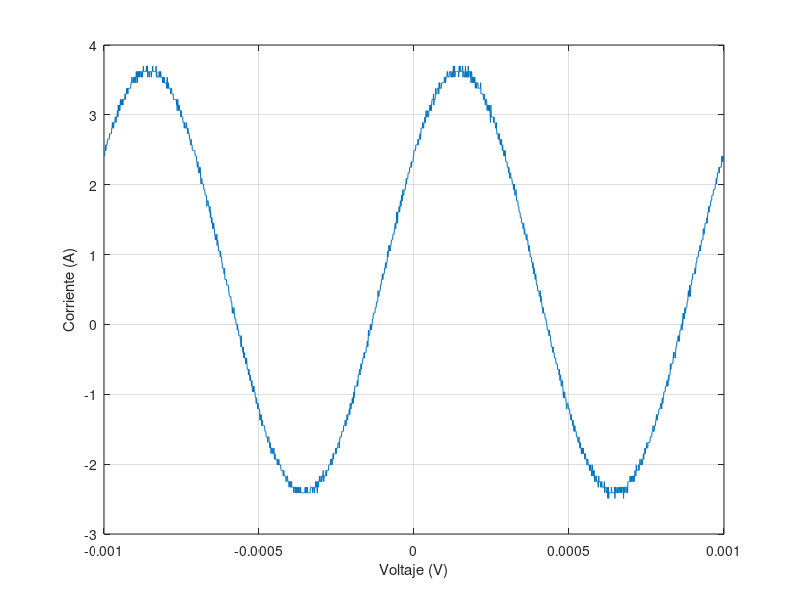

Write MATLAB code to recreate this figure.
t=[-1.00E-03
-9.99E-04
-9.98E-04
-9.97E-04
-9.96E-04
-9.95E-04
-9.94E-04
-9.93E-04
-9.92E-04
-9.91E-04
-9.90E-04
-9.89E-04
-9.88E-04
-9.87E-04
-9.86E-04
-9.85E-04
-9.84E-04
-9.83E-04
-9.82E-04
-9.81E-04
-9.80E-04
-9.79E-04
-9.78E-04
-9.77E-04
-9.76E-04
-9.75E-04
-9.74E-04
-9.73E-04
-9.72E-04
-9.71E-04
-9.70E-04
-9.69E-04
-9.68E-04
-9.67E-04
-9.66E-04
-9.65E-04
-9.64E-04
-9.63E-04
-9.62E-04
-9.61E-04
-9.60E-04
-9.59E-04
-9.58E-04
-9.57E-04
-9.56E-04
-9.55E-04
-9.54E-04
-9.53E-04
-9.52E-04
-9.51E-04
-9.50E-04
-9.49E-04
-9.48E-04
-9.47E-04
-9.46E-04
-9.45E-04
-9.44E-04
-9.43E-04
-9.42E-04
-9.41E-04
-9.40E-04
-9.39E-04
-9.38E-04
-9.37E-04
-9.36E-04
-9.35E-04
-9.34E-04
-9.33E-04
-9.32E-04
-9.31E-04
-9.30E-04
-9.29E-04
-9.28E-04
-9.27E-04
-9.26E-04
-9.25E-04
-9.24E-04
-9.23E-04
-9.22E-04
-9.21E-04
-9.20E-04
-9.19E-04
-9.18E-04
-9.17E-04
-9.16E-04
-9.15E-04
-9.14E-04
-9.13E-04
-9.12E-04
-9.11E-04
-9.10E-04
-9.09E-04
-9.08E-04
-9.07E-04
-9.06E-04
-9.05E-04
-9.04E-04
-9.03E-04
-9.02E-04
-9.01E-04
-9.00E-04
-8.99E-04
-8.98E-04
-8.97E-04
-8.96E-04
-8.95E-04
-8.94E-04
-8.93E-04
-8.92E-04
-8.91E-04
-8.90E-04
-8.89E-04
-8.88E-04
-8.87E-04
-8.86E-04
-8.85E-04
-8.84E-04
-8.83E-04
-8.82E-04
-8.81E-04
-8.80E-04
-8.79E-04
-8.78E-04
-8.77E-04
-8.76E-04
-8.75E-04
-8.74E-04
-8.73E-04
-8.72E-04
-8.71E-04
-8.70E-04
-8.69E-04
-8.68E-04
-8.67E-04
-8.66E-04
-8.65E-04
-8.64E-04
-8.63E-04
-8.62E-04
-8.61E-04
-8.60E-04
-8.59E-04
-8.58E-04
-8.57E-04
-8.56E-04
-8.55E-04
-8.54E-04
-8.53E-04
-8.52E-04
-8.51E-04
-8.50E-04
-8.49E-04
-8.48E-04
-8.47E-04
-8.46E-04
-8.45E-04
-8.44E-04
-8.43E-04
-8.42E-04
-8.41E-04
-8.40E-04
-8.39E-04
-8.38E-04
-8.37E-04
-8.36E-04
-8.35E-04
-8.34E-04
-8.33E-04
-8.32E-04
-8.31E-04
-8.30E-04
-8.29E-04
-8.28E-04
-8.27E-04
-8.26E-04
-8.25E-04
-8.24E-04
-8.23E-04
-8.22E-04
-8.21E-04
-8.20E-04
-8.19E-04
-8.18E-04
-8.17E-04
-8.16E-04
-8.15E-04
-8.14E-04
-8.13E-04
-8.12E-04
-8.11E-04
-8.10E-04
-8.09E-04
-8.08E-04
-8.07E-04
-8.06E-04
-8.05E-04
-8.04E-04
-8.03E-04
-8.02E-04
-8.01E-04
-8.00E-04
-7.99E-04
-7.98E-04
-7.97E-04
-7.96E-04
-7.95E-04
-7.94E-04
-7.93E-04
-7.92E-04
-7.91E-04
-7.90E-04
-7.89E-04
-7.88E-04
-7.87E-04
-7.86E-04
-7.85E-04
-7.84E-04
-7.83E-04
-7.82E-04
-7.81E-04
-7.80E-04
-7.79E-04
-7.78E-04
-7.77E-04
-7.76E-04
-7.75E-04
-7.74E-04
-7.73E-04
-7.72E-04
-7.71E-04
-7.70E-04
-7.69E-04
-7.68E-04
-7.67E-04
-7.66E-04
-7.65E-04
-7.64E-04
-7.63E-04
-7.62E-04
-7.61E-04
-7.60E-04
-7.59E-04
-7.58E-04
-7.57E-04
-7.56E-04
-7.55E-04
-7.54E-04
-7.53E-04
-7.52E-04
-7.51E-04
-7.50E-04
-7.49E-04
-7.48E-04
-7.47E-04
-7.46E-04
-7.45E-04
-7.44E-04
-7.43E-04
-7.42E-04
-7.41E-04
-7.40E-04
-7.39E-04
-7.38E-04
-7.37E-04
-7.36E-04
-7.35E-04
-7.34E-04
-7.33E-04
-7.32E-04
-7.31E-04
-7.30E-04
-7.29E-04
-7.28E-04
-7.27E-04
-7.26E-04
-7.25E-04
-7.24E-04
-7.23E-04
-7.22E-04
-7.21E-04
-7.20E-04
-7.19E-04
-7.18E-04
-7.17E-04
-7.16E-04
-7.15E-04
-7.14E-04
-7.13E-04
-7.12E-04
-7.11E-04
-7.10E-04
-7.09E-04
-7.08E-04
-7.07E-04
-7.06E-04
-7.05E-04
-7.04E-04
-7.03E-04
-7.02E-04
-7.01E-04
-7.00E-04
-6.99E-04
-6.98E-04
-6.97E-04
-6.96E-04
-6.95E-04
-6.94E-04
-6.93E-04
-6.92E-04
-6.91E-04
-6.90E-04
-6.89E-04
-6.88E-04
-6.87E-04
-6.86E-04
-6.85E-04
-6.84E-04
-6.83E-04
-6.82E-04
-6.81E-04
-6.80E-04
-6.79E-04
-6.78E-04
-6.77E-04
-6.76E-04
-6.75E-04
-6.74E-04
-6.73E-04
-6.72E-04
-6.71E-04
-6.70E-04
-6.69E-04
-6.68E-04
-6.67E-04
-6.66E-04
-6.65E-04
-6.64E-04
-6.63E-04
-6.62E-04
-6.61E-04
-6.60E-04
-6.59E-04
-6.58E-04
-6.57E-04
-6.56E-04
-6.55E-04
-6.54E-04
-6.53E-04
-6.52E-04
-6.51E-04
-6.50E-04
-6.49E-04
-6.48E-04
-6.47E-04
-6.46E-04
-6.45E-04
-6.44E-04
-6.43E-04
-6.42E-04
-6.41E-04
-6.40E-04
-6.39E-04
-6.38E-04
-6.37E-04
-6.36E-04
-6.35E-04
-6.34E-04
-6.33E-04
-6.32E-04
-6.31E-04
-6.30E-04
-6.29E-04
-6.28E-04
-6.27E-04
-6.26E-04
-6.25E-04
-6.24E-04
-6.23E-04
-6.22E-04
-6.21E-04
-6.20E-04
-6.19E-04
-6.18E-04
-6.17E-04
-6.16E-04
-6.15E-04
-6.14E-04
-6.13E-04
-6.12E-04
-6.11E-04
-6.10E-04
-6.09E-04
-6.08E-04
-6.07E-04
-6.06E-04
-6.05E-04
-6.04E-04
-6.03E-04
-6.02E-04
-6.01E-04
-6.00E-04
-5.99E-04
-5.98E-04
-5.97E-04
-5.96E-04
-5.95E-04
-5.94E-04
-5.93E-04
-5.92E-04
-5.91E-04
-5.90E-04
-5.89E-04
-5.88E-04
-5.87E-04
-5.86E-04
-5.85E-04
-5.84E-04
-5.83E-04
-5.82E-04
-5.81E-04
-5.80E-04
-5.79E-04
-5.78E-04
-5.77E-04
-5.76E-04
-5.75E-04
-5.74E-04
-5.73E-04
-5.72E-04
-5.71E-04
-5.70E-04
-5.69E-04
-5.68E-04
-5.67E-04
-5.66E-04
-5.65E-04
-5.64E-04
-5.63E-04
-5.62E-04
-5.61E-04
-5.60E-04
-5.59E-04
-5.58E-04
-5.57E-04
-5.56E-04
-5.55E-04
-5.54E-04
-5.53E-04
-5.52E-04
-5.51E-04
-5.50E-04
-5.49E-04
-5.48E-04
-5.47E-04
-5.46E-04
-5.45E-04
-5.44E-04
-5.43E-04
-5.42E-04
-5.41E-04
-5.40E-04
-5.39E-04
-5.38E-04
-5.37E-04
-5.36E-04
-5.35E-04
-5.34E-04
-5.33E-04
-5.32E-04
-5.31E-04
-5.30E-04
-5.29E-04
-5.28E-04
-5.27E-04
-5.26E-04
-5.25E-04
-5.24E-04
-5.23E-04
-5.22E-04
-5.21E-04
-5.20E-04
-5.19E-04
-5.18E-04
-5.17E-04
-5.16E-04
-5.15E-04
-5.14E-04
-5.13E-04
-5.12E-04
-5.11E-04
-5.10E-04
-5.09E-04
-5.08E-04
-5.07E-04
-5.06E-04
-5.05E-04
-5.04E-04
-5.03E-04
-5.02E-04
-5.01E-04
-5.00E-04
-4.99E-04
-4.98E-04
-4.97E-04
-4.96E-04
-4.95E-04
-4.94E-04
-4.93E-04
-4.92E-04
-4.91E-04
-4.90E-04
-4.89E-04
-4.88E-04
-4.87E-04
-4.86E-04
-4.85E-04
-4.84E-04
-4.83E-04
-4.82E-04
-4.81E-04
-4.80E-04
-4.79E-04
-4.78E-04
-4.77E-04
-4.76E-04
-4.75E-04
-4.74E-04
-4.73E-04
-4.72E-04
-4.71E-04
-4.70E-04
-4.69E-04
-4.68E-04
-4.67E-04
-4.66E-04
-4.65E-04
-4.64E-04
-4.63E-04
-4.62E-04
-4.61E-04
-4.60E-04
-4.59E-04
-4.58E-04
-4.57E-04
-4.56E-04
-4.55E-04
-4.54E-04
-4.53E-04
-4.52E-04
-4.51E-04
-4.50E-04
-4.49E-04
-4.48E-04
-4.47E-04
-4.46E-04
-4.45E-04
-4.44E-04
-4.43E-04
-4.42E-04
-4.41E-04
-4.40E-04
-4.39E-04
-4.38E-04
-4.37E-04
-4.36E-04
-4.35E-04
-4.34E-04
-4.33E-04
-4.32E-04
-4.31E-04
-4.30E-04
-4.29E-04
-4.28E-04
-4.27E-04
-4.26E-04
-4.25E-04
-4.24E-04
-4.23E-04
-4.22E-04
-4.21E-04
-4.20E-04
-4.19E-04
-4.18E-04
-4.17E-04
-4.16E-04
-4.15E-04
-4.14E-04
-4.13E-04
-4.12E-04
-4.11E-04
-4.10E-04
-4.09E-04
-4.08E-04
-4.07E-04
-4.06E-04
-4.05E-04
-4.04E-04
-4.03E-04
-4.02E-04
-4.01E-04
-4.00E-04
-3.99E-04
-3.98E-04
-3.97E-04
-3.96E-04
-3.95E-04
-3.94E-04
-3.93E-04
-3.92E-04
-3.91E-04
-3.90E-04
-3.89E-04
-3.88E-04
-3.87E-04
-3.86E-04
-3.85E-04
-3.84E-04
-3.83E-04
-3.82E-04
-3.81E-04
-3.80E-04
-3.79E-04
-3.78E-04
-3.77E-04
-3.76E-04
-3.75E-04
-3.74E-04
-3.73E-04
-3.72E-04
-3.71E-04
-3.70E-04
-3.69E-04
-3.68E-04
-3.67E-04
-3.66E-04
-3.65E-04
-3.64E-04
-3.63E-04
-3.62E-04
-3.61E-04
-3.60E-04
-3.59E-04
-3.58E-04
-3.57E-04
-3.56E-04
-3.55E-04
-3.54E-04
-3.53E-04
-3.52E-04
-3.51E-04
-3.50E-04
-3.49E-04
-3.48E-04
-3.47E-04
-3.46E-04
-3.45E-04
-3.44E-04
-3.43E-04
-3.42E-04
-3.41E-04
-3.40E-04
-3.39E-04
-3.38E-04
-3.37E-04
-3.36E-04
-3.35E-04
-3.34E-04
-3.33E-04
-3.32E-04
-3.31E-04
-3.30E-04
-3.29E-04
-3.28E-04
-3.27E-04
-3.26E-04
-3.25E-04
-3.24E-04
-3.23E-04
-3.22E-04
-3.21E-04
-3.20E-04
-3.19E-04
-3.18E-04
-3.17E-04
-3.16E-04
-3.15E-04
-3.14E-04
-3.13E-04
-3.12E-04
-3.11E-04
-3.10E-04
-3.09E-04
-3.08E-04
-3.07E-04
-3.06E-04
-3.05E-04
-3.04E-04
-3.03E-04
-3.02E-04
-3.01E-04
-3.00E-04
-2.99E-04
-2.98E-04
-2.97E-04
-2.96E-04
-2.95E-04
-2.94E-04
-2.93E-04
-2.92E-04
-2.91E-04
-2.90E-04
-2.89E-04
-2.88E-04
-2.87E-04
-2.86E-04
-2.85E-04
-2.84E-04
-2.83E-04
-2.82E-04
-2.81E-04
-2.80E-04
-2.79E-04
-2.78E-04
-2.77E-04
-2.76E-04
-2.75E-04
-2.74E-04
-2.73E-04
-2.72E-04
-2.71E-04
-2.70E-04
-2.69E-04
-2.68E-04
-2.67E-04
-2.66E-04
-2.65E-04
-2.64E-04
-2.63E-04
-2.62E-04
-2.61E-04
-2.60E-04
-2.59E-04
-2.58E-04
-2.57E-04
-2.56E-04
-2.55E-04
-2.54E-04
-2.53E-04
-2.52E-04
-2.51E-04
-2.50E-04
-2.49E-04
-2.48E-04
-2.47E-04
-2.46E-04
-2.45E-04
-2.44E-04
-2.43E-04
-2.42E-04
-2.41E-04
-2.40E-04
-2.39E-04
-2.38E-04
-2.37E-04
-2.36E-04
-2.35E-04
-2.34E-04
-2.33E-04
-2.32E-04
-2.31E-04
-2.30E-04
-2.29E-04
-2.28E-04
-2.27E-04
-2.26E-04
-2.25E-04
-2.24E-04
-2.23E-04
-2.22E-04
-2.21E-04
-2.20E-04
-2.19E-04
-2.18E-04
-2.17E-04
-2.16E-04
-2.15E-04
-2.14E-04
-2.13E-04
-2.12E-04
-2.11E-04
-2.10E-04
-2.09E-04
-2.08E-04
-2.07E-04
-2.06E-04
-2.05E-04
-2.04E-04
-2.03E-04
-2.02E-04
-2.01E-04
-2.00E-04
-1.99E-04
-1.98E-04
-1.97E-04
-1.96E-04
-1.95E-04
-1.94E-04
-1.93E-04
-1.92E-04
-1.91E-04
-1.90E-04
-1.89E-04
-1.88E-04
-1.87E-04
-1.86E-04
-1.85E-04
-1.84E-04
-1.83E-04
-1.82E-04
-1.81E-04
-1.80E-04
-1.79E-04
-1.78E-04
-1.77E-04
-1.76E-04
-1.75E-04
-1.74E-04
-1.73E-04
-1.72E-04
-1.71E-04
-1.70E-04
-1.69E-04
-1.68E-04
-1.67E-04
-1.66E-04
-1.65E-04
-1.64E-04
-1.63E-04
-1.62E-04
-1.61E-04
-1.60E-04
-1.59E-04
-1.58E-04
-1.57E-04
-1.56E-04
-1.55E-04
-1.54E-04
-1.53E-04
-1.52E-04
-1.51E-04
-1.50E-04
-1.49E-04
-1.48E-04
-1.47E-04
-1.46E-04
-1.45E-04
-1.44E-04
-1.43E-04
-1.42E-04
-1.41E-04
-1.40E-04
-1.39E-04
-1.38E-04
-1.37E-04
-1.36E-04
-1.35E-04
-1.34E-04
-1.33E-04
-1.32E-04
-1.31E-04
-1.30E-04
-1.29E-04
-1.28E-04
-1.27E-04
-1.26E-04
-1.25E-04
-1.24E-04
-1.23E-04
-1.22E-04
-1.21E-04
-1.20E-04
-1.19E-04
-1.18E-04
-1.17E-04
-1.16E-04
-1.15E-04
-1.14E-04
-1.13E-04
-1.12E-04
-1.11E-04
-1.10E-04
-1.09E-04
-1.08E-04
-1.07E-04
-1.06E-04
-1.05E-04
-1.04E-04
-1.03E-04
-1.02E-04
-1.01E-04
-1.00E-04
-9.90E-05
-9.80E-05
-9.70E-05
-9.60E-05
-9.50E-05
-9.40E-05
-9.30E-05
-9.20E-05
-9.10E-05
-9.00E-05
-8.90E-05
-8.80E-05
-8.70E-05
-8.60E-05
-8.50E-05
-8.40E-05
-8.30E-05
-8.20E-05
-8.10E-05
-8.00E-05
-7.90E-05
-7.80E-05
-7.70E-05
-7.60E-05
-7.50E-05
-7.40E-05
-7.30E-05
-7.20E-05
-7.10E-05
-7.00E-05
-6.90E-05
-6.80E-05
-6.70E-05
-6.60E-05
-6.50E-05
-6.40E-05
-6.30E-05
-6.20E-05
-6.10E-05
-6.00E-05
-5.90E-05
-5.80E-05
-5.70E-05
-5.60E-05
-5.50E-05
-5.40E-05
-5.30E-05
-5.20E-05
-5.10E-05
-5.00E-05
-4.90E-05
-4.80E-05
-4.70E-05
-4.60E-05
-4.50E-05
-4.40E-05
-4.30E-05
-4.20E-05
-4.10E-05
-4.00E-05
-3.90E-05
-3.80E-05
-3.70E-05
-3.60E-05
-3.50E-05
-3.40E-05
-3.30E-05
-3.20E-05
-3.10E-05
-3.00E-05
-2.90E-05
-2.80E-05
-2.70E-05
-2.60E-05
-2.50E-05
-2.40E-05
-2.30E-05
-2.20E-05
-2.10E-05
-2.00E-05
-1.90E-05
-1.80E-05
-1.70E-05
-1.60E-05
-1.50E-05
-1.40E-05
-1.30E-05
-1.20E-05
-1.10E-05
-1.00E-05
-9.00E-06
-8.00E-06
-7.00E-06
-6.00E-06
-5.00E-06
-4.00E-06
-3.00E-06
-2.00E-06
-1.00E-06
0.00E+00
1.00E-06
2.00E-06
3.00E-06
4.00E-06
5.00E-06
6.00E-06
7.00E-06
8.00E-06
9.00E-06
1.00E-05
1.10E-05
1.20E-05
1.30E-05
1.40E-05
1.50E-05
1.60E-05
1.70E-05
1.80E-05
1.90E-05
2.00E-05
2.10E-05
2.20E-05
2.30E-05
2.40E-05
2.50E-05
2.60E-05
2.70E-05
2.80E-05
2.90E-05
3.00E-05
3.10E-05
3.20E-05
3.30E-05
3.40E-05
3.50E-05
3.60E-05
3.70E-05
3.80E-05
3.90E-05
4.00E-05
4.10E-05
4.20E-05
4.30E-05
4.40E-05
4.50E-05
4.60E-05
4.70E-05
4.80E-05
4.90E-05
5.00E-05
5.10E-05
5.20E-05
5.30E-05
5.40E-05
5.50E-05
5.60E-05
5.70E-05
5.80E-05
5.90E-05
6.00E-05
6.10E-05
6.20E-05
6.30E-05
6.40E-05
6.50E-05
6.60E-05
6.70E-05
6.80E-05
6.90E-05
7.00E-05
7.10E-05
7.20E-05
7.30E-05
7.40E-05
7.50E-05
7.60E-05
7.70E-05
7.80E-05
7.90E-05
8.00E-05
8.10E-05
8.20E-05
8.30E-05
8.40E-05
8.50E-05
8.60E-05
8.70E-05
8.80E-05
8.90E-05
9.00E-05
9.10E-05
9.20E-05
9.30E-05
9.40E-05
9.50E-05
9.60E-05
9.70E-05
9.80E-05
9.90E-05
1.00E-04
1.01E-04
1.02E-04
1.03E-04
1.04E-04
1.05E-04
1.06E-04
1.07E-04
1.08E-04
1.09E-04
1.10E-04
1.11E-04
1.12E-04
1.13E-04
1.14E-04
1.15E-04
1.16E-04
1.17E-04
1.18E-04
1.19E-04
1.20E-04
1.21E-04
1.22E-04
1.23E-04
1.24E-04
1.25E-04
1.26E-04
1.27E-04
1.28E-04
1.29E-04
1.30E-04
1.31E-04
1.32E-04
1.33E-04
1.34E-04
1.35E-04
1.36E-04
1.37E-04
1.38E-04
1.39E-04
1.40E-04
1.41E-04
1.42E-04
1.43E-04
1.44E-04
1.45E-04
1.46E-04
1.47E-04
1.48E-04
1.49E-04
1.50E-04
1.51E-04
1.52E-04
1.53E-04
1.54E-04
1.55E-04
1.56E-04
1.57E-04
1.58E-04
1.59E-04
1.60E-04
1.61E-04
1.62E-04
1.63E-04
1.64E-04
1.65E-04
1.66E-04
1.67E-04
1.68E-04
1.69E-04
1.70E-04
1.71E-04
1.72E-04
1.73E-04
1.74E-04
1.75E-04
1.76E-04
1.77E-04
1.78E-04
1.79E-04
1.80E-04
1.81E-04
1.82E-04
1.83E-04
1.84E-04
1.85E-04
1.86E-04
1.87E-04
1.88E-04
1.89E-04
1.90E-04
1.91E-04
1.92E-04
1.93E-04
1.94E-04
1.95E-04
1.96E-04
1.97E-04
1.98E-04
1.99E-04
2.00E-04
2.01E-04
2.02E-04
2.03E-04
2.04E-04
2.05E-04
2.06E-04
2.07E-04
2.08E-04
2.09E-04
2.10E-04
2.11E-04
2.12E-04
2.13E-04
2.14E-04
2.15E-04
2.16E-04
2.17E-04
2.18E-04
2.19E-04
2.20E-04
2.21E-04
2.22E-04
2.23E-04
2.24E-04
2.25E-04
2.26E-04
2.27E-04
2.28E-04
2.29E-04
2.30E-04
2.31E-04
2.32E-04
2.33E-04
2.34E-04
2.35E-04
2.36E-04
2.37E-04
2.38E-04
2.39E-04
2.40E-04
2.41E-04
2.42E-04
2.43E-04
2.44E-04
2.45E-04
2.46E-04
2.47E-04
2.48E-04
2.49E-04
2.50E-04
2.51E-04
2.52E-04
2.53E-04
2.54E-04
2.55E-04
2.56E-04
2.57E-04
2.58E-04
2.59E-04
2.60E-04
2.61E-04
2.62E-04
2.63E-04
2.64E-04
2.65E-04
2.66E-04
2.67E-04
2.68E-04
2.69E-04
2.70E-04
2.71E-04
2.72E-04
2.73E-04
2.74E-04
2.75E-04
2.76E-04
2.77E-04
2.78E-04
2.79E-04
2.80E-04
2.81E-04
2.82E-04
2.83E-04
2.84E-04
2.85E-04
2.86E-04
2.87E-04
2.88E-04
2.89E-04
2.90E-04
2.91E-04
2.92E-04
2.93E-04
2.94E-04
2.95E-04
2.96E-04
2.97E-04
2.98E-04
2.99E-04
3.00E-04
3.01E-04
3.02E-04
3.03E-04
3.04E-04
3.05E-04
3.06E-04
3.07E-04
3.08E-04
3.09E-04
3.10E-04
3.11E-04
3.12E-04
3.13E-04
3.14E-04
3.15E-04
3.16E-04
3.17E-04
3.18E-04
3.19E-04
3.20E-04
3.21E-04
3.22E-04
3.23E-04
3.24E-04
3.25E-04
3.26E-04
3.27E-04
3.28E-04
3.29E-04
3.30E-04
3.31E-04
3.32E-04
3.33E-04
3.34E-04
3.35E-04
3.36E-04
3.37E-04
3.38E-04
3.39E-04
3.40E-04
3.41E-04
3.42E-04
3.43E-04
3.44E-04
3.45E-04
3.46E-04
3.47E-04
3.48E-04
3.49E-04
3.50E-04
3.51E-04
3.52E-04
3.53E-04
3.54E-04
3.55E-04
3.56E-04
3.57E-04
3.58E-04
3.59E-04
3.60E-04
3.61E-04
3.62E-04
3.63E-04
3.64E-04
3.65E-04
3.66E-04
3.67E-04
3.68E-04
3.69E-04
3.70E-04
3.71E-04
3.72E-04
3.73E-04
3.74E-04
3.75E-04
3.76E-04
3.77E-04
3.78E-04
3.79E-04
3.80E-04
3.81E-04
3.82E-04
3.83E-04
3.84E-04
3.85E-04
3.86E-04
3.87E-04
3.88E-04
3.89E-04
3.90E-04
3.91E-04
3.92E-04
3.93E-04
3.94E-04
3.95E-04
3.96E-04
3.97E-04
3.98E-04
3.99E-04
4.00E-04
4.01E-04
4.02E-04
4.03E-04
4.04E-04
4.05E-04
4.06E-04
4.07E-04
4.08E-04
4.09E-04
4.10E-04
4.11E-04
4.12E-04
4.13E-04
4.14E-04
4.15E-04
4.16E-04
4.17E-04
4.18E-04
4.19E-04
4.20E-04
4.21E-04
4.22E-04
4.23E-04
4.24E-04
4.25E-04
4.26E-04
4.27E-04
4.28E-04
4.29E-04
4.30E-04
4.31E-04
4.32E-04
4.33E-04
4.34E-04
4.35E-04
4.36E-04
4.37E-04
4.38E-04
4.39E-04
4.40E-04
4.41E-04
4.42E-04
4.43E-04
4.44E-04
4.45E-04
4.46E-04
4.47E-04
4.48E-04
4.49E-04
4.50E-04
4.51E-04
4.52E-04
4.53E-04
4.54E-04
4.55E-04
4.56E-04
4.57E-04
4.58E-04
4.59E-04
4.60E-04
4.61E-04
4.62E-04
4.63E-04
4.64E-04
4.65E-04
4.66E-04
4.67E-04
4.68E-04
4.69E-04
4.70E-04
4.71E-04
4.72E-04
4.73E-04
4.74E-04
4.75E-04
4.76E-04
4.77E-04
4.78E-04
4.79E-04
4.80E-04
4.81E-04
4.82E-04
4.83E-04
4.84E-04
4.85E-04
4.86E-04
4.87E-04
4.88E-04
4.89E-04
4.90E-04
4.91E-04
4.92E-04
4.93E-04
4.94E-04
4.95E-04
4.96E-04
4.97E-04
4.98E-04
4.99E-04
5.00E-04
5.01E-04
5.02E-04
5.03E-04
5.04E-04
5.05E-04
5.06E-04
5.07E-04
5.08E-04
5.09E-04
5.10E-04
5.11E-04
5.12E-04
5.13E-04
5.14E-04
5.15E-04
5.16E-04
5.17E-04
5.18E-04
5.19E-04
5.20E-04
5.21E-04
5.22E-04
5.23E-04
5.24E-04
5.25E-04
5.26E-04
5.27E-04
5.28E-04
5.29E-04
5.30E-04
5.31E-04
5.32E-04
5.33E-04
5.34E-04
5.35E-04
5.36E-04
5.37E-04
5.38E-04
5.39E-04
5.40E-04
5.41E-04
5.42E-04
5.43E-04
5.44E-04
5.45E-04
5.46E-04
5.47E-04
5.48E-04
5.49E-04
5.50E-04
5.51E-04
5.52E-04
5.53E-04
5.54E-04
5.55E-04
5.56E-04
5.57E-04
5.58E-04
5.59E-04
5.60E-04
5.61E-04
5.62E-04
5.63E-04
5.64E-04
5.65E-04
5.66E-04
5.67E-04
5.68E-04
5.69E-04
5.70E-04
5.71E-04
5.72E-04
5.73E-04
5.74E-04
5.75E-04
5.76E-04
5.77E-04
5.78E-04
5.79E-04
5.80E-04
5.81E-04
5.82E-04
5.83E-04
5.84E-04
5.85E-04
5.86E-04
5.87E-04
5.88E-04
5.89E-04
5.90E-04
5.91E-04
5.92E-04
5.93E-04
5.94E-04
5.95E-04
5.96E-04
5.97E-04
5.98E-04
5.99E-04
6.00E-04
6.01E-04
6.02E-04
6.03E-04
6.04E-04
6.05E-04
6.06E-04
6.07E-04
6.08E-04
6.09E-04
6.10E-04
6.11E-04
6.12E-04
6.13E-04
6.14E-04
6.15E-04
6.16E-04
6.17E-04
6.18E-04
6.19E-04
6.20E-04
6.21E-04
6.22E-04
6.23E-04
6.24E-04
6.25E-04
6.26E-04
6.27E-04
6.28E-04
6.29E-04
6.30E-04
6.31E-04
6.32E-04
6.33E-04
6.34E-04
6.35E-04
6.36E-04
6.37E-04
6.38E-04
6.39E-04
6.40E-04
6.41E-04
6.42E-04
6.43E-04
6.44E-04
6.45E-04
6.46E-04
6.47E-04
6.48E-04
6.49E-04
6.50E-04
6.51E-04
6.52E-04
6.53E-04
6.54E-04
6.55E-04
6.56E-04
6.57E-04
6.58E-04
6.59E-04
6.60E-04
6.61E-04
6.62E-04
6.63E-04
6.64E-04
6.65E-04
6.66E-04
6.67E-04
6.68E-04
6.69E-04
6.70E-04
6.71E-04
6.72E-04
6.73E-04
6.74E-04
6.75E-04
6.76E-04
6.77E-04
6.78E-04
6.79E-04
6.80E-04
6.81E-04
6.82E-04
6.83E-04
6.84E-04
6.85E-04
6.86E-04
6.87E-04
6.88E-04
6.89E-04
6.90E-04
6.91E-04
6.92E-04
6.93E-04
6.94E-04
6.95E-04
6.96E-04
6.97E-04
6.98E-04
6.99E-04
7.00E-04
7.01E-04
7.02E-04
7.03E-04
7.04E-04
7.05E-04
7.06E-04
7.07E-04
7.08E-04
7.09E-04
7.10E-04
7.11E-04
7.12E-04
7.13E-04
7.14E-04
7.15E-04
7.16E-04
7.17E-04
7.18E-04
7.19E-04
7.20E-04
7.21E-04
7.22E-04
7.23E-04
7.24E-04
7.25E-04
7.26E-04
7.27E-04
7.28E-04
7.29E-04
7.30E-04
7.31E-04
7.32E-04
7.33E-04
7.34E-04
7.35E-04
7.36E-04
7.37E-04
7.38E-04
7.39E-04
7.40E-04
7.41E-04
7.42E-04
7.43E-04
7.44E-04
7.45E-04
7.46E-04
7.47E-04
7.48E-04
7.49E-04
7.50E-04
7.51E-04
7.52E-04
7.53E-04
7.54E-04
7.55E-04
7.56E-04
7.57E-04
7.58E-04
7.59E-04
7.60E-04
7.61E-04
7.62E-04
7.63E-04
7.64E-04
7.65E-04
7.66E-04
7.67E-04
7.68E-04
7.69E-04
7.70E-04
7.71E-04
7.72E-04
7.73E-04
7.74E-04
7.75E-04
7.76E-04
7.77E-04
7.78E-04
7.79E-04
7.80E-04
7.81E-04
7.82E-04
7.83E-04
7.84E-04
7.85E-04
7.86E-04
7.87E-04
7.88E-04
7.89E-04
7.90E-04
7.91E-04
7.92E-04
7.93E-04
7.94E-04
7.95E-04
7.96E-04
7.97E-04
7.98E-04
7.99E-04
8.00E-04
8.01E-04
8.02E-04
8.03E-04
8.04E-04
8.05E-04
8.06E-04
8.07E-04
8.08E-04
8.09E-04
8.10E-04
8.11E-04
8.12E-04
8.13E-04
8.14E-04
8.15E-04
8.16E-04
8.17E-04
8.18E-04
8.19E-04
8.20E-04
8.21E-04
8.22E-04
8.23E-04
8.24E-04
8.25E-04
8.26E-04
8.27E-04
8.28E-04
8.29E-04
8.30E-04
8.31E-04
8.32E-04
8.33E-04
8.34E-04
8.35E-04
8.36E-04
8.37E-04
8.38E-04
8.39E-04
8.40E-04
8.41E-04
8.42E-04
8.43E-04
8.44E-04
8.45E-04
8.46E-04
8.47E-04
8.48E-04
8.49E-04
8.50E-04
8.51E-04
8.52E-04
8.53E-04
8.54E-04
8.55E-04
8.56E-04
8.57E-04
8.58E-04
8.59E-04
8.60E-04
8.61E-04
8.62E-04
8.63E-04
8.64E-04
8.65E-04
8.66E-04
8.67E-04
8.68E-04
8.69E-04
8.70E-04
8.71E-04
8.72E-04
8.73E-04
8.74E-04
8.75E-04
8.76E-04
8.77E-04
8.78E-04
8.79E-04
8.80E-04
8.81E-04
8.82E-04
8.83E-04
8.84E-04
8.85E-04
8.86E-04
8.87E-04
8.88E-04
8.89E-04
8.90E-04
8.91E-04
8.92E-04
8.93E-04
8.94E-04
8.95E-04
8.96E-04
8.97E-04
8.98E-04
8.99E-04
9.00E-04
9.01E-04
9.02E-04
9.03E-04
9.04E-04
9.05E-04
9.06E-04
9.07E-04
9.08E-04
9.09E-04
9.10E-04
9.11E-04
9.12E-04
9.13E-04
9.14E-04
9.15E-04
9.16E-04
9.17E-04
9.18E-04
9.19E-04
9.20E-04
9.21E-04
9.22E-04
9.23E-04
9.24E-04
9.25E-04
9.26E-04
9.27E-04
9.28E-04
9.29E-04
9.30E-04
9.31E-04
9.32E-04
9.33E-04
9.34E-04
9.35E-04
9.36E-04
9.37E-04
9.38E-04
9.39E-04
9.40E-04
9.41E-04
9.42E-04
9.43E-04
9.44E-04
9.45E-04
9.46E-04
9.47E-04
9.48E-04
9.49E-04
9.50E-04
9.51E-04
9.52E-04
9.53E-04
9.54E-04
9.55E-04
9.56E-04
9.57E-04
9.58E-04
9.59E-04
9.60E-04
9.61E-04
9.62E-04
9.63E-04
9.64E-04
9.65E-04
9.66E-04
9.67E-04
9.68E-04
9.69E-04
9.70E-04
9.71E-04
9.72E-04
9.73E-04
9.74E-04
9.75E-04
9.76E-04
9.77E-04
9.78E-04
9.79E-04
9.80E-04
9.81E-04
9.82E-04
9.83E-04
9.84E-04
9.85E-04
9.86E-04
9.87E-04
9.88E-04
9.89E-04
9.90E-04
9.91E-04
9.92E-04
9.93E-04
9.94E-04
9.95E-04
9.96E-04
9.97E-04
9.98E-04
9.99E-04];
x=[2.41E+00
2.41E+00
2.41E+00
2.49E+00
2.49E+00
2.57E+00
2.49E+00
2.57E+00
2.57E+00
2.57E+00
2.57E+00
2.65E+00
2.65E+00
2.65E+00
2.65E+00
2.65E+00
2.65E+00
2.65E+00
2.73E+00
2.73E+00
2.73E+00
2.73E+00
2.73E+00
2.73E+00
2.73E+00
2.81E+00
2.81E+00
2.89E+00
2.81E+00
2.81E+00
2.89E+00
2.81E+00
2.89E+00
2.89E+00
2.89E+00
2.89E+00
2.97E+00
2.97E+00
2.97E+00
2.89E+00
2.97E+00
2.97E+00
2.97E+00
3.06E+00
3.06E+00
2.97E+00
3.14E+00
3.06E+00
3.14E+00
3.06E+00
3.14E+00
3.06E+00
3.14E+00
3.22E+00
3.14E+00
3.22E+00
3.14E+00
3.14E+00
3.22E+00
3.14E+00
3.22E+00
3.14E+00
3.22E+00
3.22E+00
3.22E+00
3.22E+00
3.22E+00
3.22E+00
3.30E+00
3.22E+00
3.30E+00
3.30E+00
3.30E+00
3.38E+00
3.38E+00
3.30E+00
3.38E+00
3.30E+00
3.38E+00
3.38E+00
3.38E+00
3.38E+00
3.38E+00
3.38E+00
3.38E+00
3.38E+00
3.38E+00
3.46E+00
3.46E+00
3.46E+00
3.54E+00
3.46E+00
3.46E+00
3.46E+00
3.46E+00
3.54E+00
3.46E+00
3.54E+00
3.54E+00
3.54E+00
3.46E+00
3.54E+00
3.54E+00
3.46E+00
3.62E+00
3.54E+00
3.54E+00
3.62E+00
3.46E+00
3.62E+00
3.62E+00
3.54E+00
3.62E+00
3.62E+00
3.54E+00
3.62E+00
3.54E+00
3.62E+00
3.62E+00
3.62E+00
3.62E+00
3.54E+00
3.54E+00
3.62E+00
3.54E+00
3.62E+00
3.62E+00
3.70E+00
3.62E+00
3.62E+00
3.62E+00
3.62E+00
3.62E+00
3.62E+00
3.62E+00
3.62E+00
3.62E+00
3.70E+00
3.62E+00
3.70E+00
3.70E+00
3.54E+00
3.54E+00
3.62E+00
3.62E+00
3.62E+00
3.62E+00
3.54E+00
3.62E+00
3.62E+00
3.62E+00
3.62E+00
3.62E+00
3.54E+00
3.62E+00
3.62E+00
3.62E+00
3.70E+00
3.62E+00
3.62E+00
3.62E+00
3.62E+00
3.62E+00
3.62E+00
3.62E+00
3.62E+00
3.62E+00
3.62E+00
3.70E+00
3.54E+00
3.62E+00
3.54E+00
3.54E+00
3.54E+00
3.54E+00
3.54E+00
3.54E+00
3.54E+00
3.62E+00
3.54E+00
3.62E+00
3.62E+00
3.54E+00
3.62E+00
3.54E+00
3.54E+00
3.54E+00
3.54E+00
3.54E+00
3.46E+00
3.54E+00
3.46E+00
3.54E+00
3.46E+00
3.54E+00
3.46E+00
3.46E+00
3.46E+00
3.46E+00
3.46E+00
3.46E+00
3.46E+00
3.38E+00
3.46E+00
3.54E+00
3.38E+00
3.46E+00
3.38E+00
3.46E+00
3.38E+00
3.38E+00
3.38E+00
3.38E+00
3.38E+00
3.38E+00
3.30E+00
3.38E+00
3.38E+00
3.38E+00
3.30E+00
3.30E+00
3.30E+00
3.30E+00
3.30E+00
3.22E+00
3.22E+00
3.22E+00
3.22E+00
3.22E+00
3.22E+00
3.22E+00
3.22E+00
3.22E+00
3.22E+00
3.14E+00
3.22E+00
3.06E+00
3.14E+00
3.22E+00
3.14E+00
3.14E+00
3.06E+00
3.06E+00
3.14E+00
3.06E+00
3.06E+00
3.06E+00
3.06E+00
2.97E+00
3.06E+00
2.97E+00
2.97E+00
2.97E+00
2.97E+00
2.97E+00
2.89E+00
2.89E+00
2.89E+00
2.89E+00
2.81E+00
2.89E+00
2.89E+00
2.81E+00
2.81E+00
2.81E+00
2.81E+00
2.89E+00
2.81E+00
2.81E+00
2.81E+00
2.73E+00
2.81E+00
2.73E+00
2.73E+00
2.73E+00
2.73E+00
2.65E+00
2.65E+00
2.65E+00
2.57E+00
2.57E+00
2.65E+00
2.57E+00
2.57E+00
2.57E+00
2.49E+00
2.49E+00
2.49E+00
2.49E+00
2.49E+00
2.49E+00
2.49E+00
2.49E+00
2.49E+00
2.41E+00
2.41E+00
2.41E+00
2.41E+00
2.41E+00
2.33E+00
2.33E+00
2.25E+00
2.25E+00
2.33E+00
2.25E+00
2.17E+00
2.17E+00
2.17E+00
2.25E+00
2.17E+00
2.25E+00
2.17E+00
2.09E+00
2.01E+00
2.09E+00
2.09E+00
2.09E+00
2.01E+00
2.01E+00
2.01E+00
2.01E+00
2.01E+00
1.93E+00
1.93E+00
1.93E+00
1.93E+00
1.85E+00
1.85E+00
1.85E+00
1.85E+00
1.85E+00
1.77E+00
1.69E+00
1.77E+00
1.77E+00
1.77E+00
1.77E+00
1.69E+00
1.69E+00
1.69E+00
1.61E+00
1.61E+00
1.69E+00
1.53E+00
1.61E+00
1.53E+00
1.53E+00
1.45E+00
1.53E+00
1.45E+00
1.45E+00
1.37E+00
1.45E+00
1.37E+00
1.45E+00
1.37E+00
1.37E+00
1.29E+00
1.29E+00
1.21E+00
1.21E+00
1.29E+00
1.21E+00
1.21E+00
1.29E+00
1.13E+00
1.21E+00
1.21E+00
1.13E+00
1.13E+00
1.05E+00
1.05E+00
1.05E+00
1.05E+00
1.05E+00
9.65E-01
1.05E+00
9.65E-01
9.65E-01
9.65E-01
8.84E-01
8.84E-01
8.04E-01
8.04E-01
8.04E-01
8.04E-01
8.04E-01
7.24E-01
7.24E-01
8.04E-01
6.43E-01
6.43E-01
6.43E-01
6.43E-01
6.43E-01
6.43E-01
5.63E-01
5.63E-01
5.63E-01
5.63E-01
5.63E-01
5.63E-01
4.82E-01
4.82E-01
4.02E-01
4.02E-01
4.02E-01
4.02E-01
4.02E-01
4.02E-01
3.22E-01
3.22E-01
3.22E-01
2.41E-01
1.61E-01
2.41E-01
1.61E-01
1.61E-01
1.61E-01
2.41E-01
1.61E-01
1.61E-01
8.04E-02
8.04E-02
8.04E-02
8.04E-02
0.00E+00
0.00E+00
0.00E+00
0.00E+00
-8.04E-02
0.00E+00
-8.04E-02
-8.04E-02
-8.04E-02
-1.61E-01
-1.61E-01
-1.61E-01
-1.61E-01
-1.61E-01
-2.41E-01
-2.41E-01
-3.22E-01
-1.61E-01
-3.22E-01
-3.22E-01
-3.22E-01
-3.22E-01
-4.02E-01
-3.22E-01
-4.02E-01
-4.82E-01
-4.02E-01
-4.02E-01
-4.82E-01
-4.82E-01
-4.82E-01
-5.63E-01
-4.82E-01
-5.63E-01
-4.82E-01
-5.63E-01
-6.43E-01
-6.43E-01
-6.43E-01
-6.43E-01
-7.24E-01
-6.43E-01
-6.43E-01
-7.24E-01
-7.24E-01
-8.04E-01
-7.24E-01
-8.04E-01
-8.04E-01
-8.04E-01
-8.84E-01
-8.04E-01
-8.84E-01
-9.65E-01
-9.65E-01
-8.84E-01
-9.65E-01
-8.84E-01
-8.84E-01
-9.65E-01
-9.65E-01
-9.65E-01
-1.05E+00
-1.05E+00
-1.05E+00
-1.13E+00
-1.05E+00
-1.13E+00
-1.13E+00
-1.13E+00
-1.21E+00
-1.13E+00
-1.21E+00
-1.21E+00
-1.21E+00
-1.21E+00
-1.21E+00
-1.37E+00
-1.29E+00
-1.37E+00
-1.37E+00
-1.29E+00
-1.37E+00
-1.45E+00
-1.37E+00
-1.37E+00
-1.45E+00
-1.45E+00
-1.45E+00
-1.45E+00
-1.45E+00
-1.45E+00
-1.45E+00
-1.53E+00
-1.53E+00
-1.53E+00
-1.53E+00
-1.61E+00
-1.61E+00
-1.61E+00
-1.61E+00
-1.61E+00
-1.69E+00
-1.61E+00
-1.61E+00
-1.61E+00
-1.61E+00
-1.69E+00
-1.69E+00
-1.77E+00
-1.69E+00
-1.77E+00
-1.77E+00
-1.85E+00
-1.77E+00
-1.77E+00
-1.77E+00
-1.77E+00
-1.85E+00
-1.85E+00
-1.85E+00
-1.85E+00
-1.77E+00
-1.85E+00
-1.93E+00
-1.85E+00
-1.85E+00
-1.93E+00
-1.93E+00
-1.93E+00
-1.93E+00
-1.93E+00
-1.93E+00
-2.01E+00
-1.93E+00
-2.01E+00
-2.01E+00
-2.01E+00
-1.93E+00
-2.01E+00
-2.01E+00
-2.01E+00
-2.01E+00
-2.01E+00
-2.01E+00
-2.09E+00
-2.09E+00
-2.09E+00
-2.09E+00
-2.09E+00
-2.09E+00
-2.09E+00
-2.17E+00
-2.17E+00
-2.09E+00
-2.17E+00
-2.17E+00
-2.17E+00
-2.17E+00
-2.17E+00
-2.17E+00
-2.25E+00
-2.25E+00
-2.25E+00
-2.17E+00
-2.17E+00
-2.17E+00
-2.25E+00
-2.25E+00
-2.25E+00
-2.25E+00
-2.33E+00
-2.25E+00
-2.25E+00
-2.25E+00
-2.33E+00
-2.25E+00
-2.33E+00
-2.25E+00
-2.25E+00
-2.33E+00
-2.33E+00
-2.33E+00
-2.33E+00
-2.33E+00
-2.33E+00
-2.41E+00
-2.33E+00
-2.33E+00
-2.33E+00
-2.33E+00
-2.41E+00
-2.33E+00
-2.41E+00
-2.33E+00
-2.41E+00
-2.41E+00
-2.41E+00
-2.33E+00
-2.33E+00
-2.41E+00
-2.33E+00
-2.41E+00
-2.41E+00
-2.41E+00
-2.41E+00
-2.33E+00
-2.41E+00
-2.33E+00
-2.41E+00
-2.41E+00
-2.41E+00
-2.41E+00
-2.41E+00
-2.41E+00
-2.41E+00
-2.41E+00
-2.41E+00
-2.41E+00
-2.41E+00
-2.41E+00
-2.41E+00
-2.41E+00
-2.33E+00
-2.41E+00
-2.41E+00
-2.33E+00
-2.41E+00
-2.41E+00
-2.41E+00
-2.33E+00
-2.41E+00
-2.41E+00
-2.41E+00
-2.41E+00
-2.41E+00
-2.41E+00
-2.41E+00
-2.41E+00
-2.41E+00
-2.33E+00
-2.33E+00
-2.33E+00
-2.33E+00
-2.33E+00
-2.33E+00
-2.33E+00
-2.41E+00
-2.41E+00
-2.33E+00
-2.33E+00
-2.33E+00
-2.33E+00
-2.41E+00
-2.33E+00
-2.33E+00
-2.33E+00
-2.25E+00
-2.25E+00
-2.33E+00
-2.25E+00
-2.33E+00
-2.41E+00
-2.33E+00
-2.25E+00
-2.33E+00
-2.25E+00
-2.25E+00
-2.25E+00
-2.17E+00
-2.25E+00
-2.25E+00
-2.25E+00
-2.25E+00
-2.17E+00
-2.17E+00
-2.25E+00
-2.25E+00
-2.17E+00
-2.17E+00
-2.17E+00
-2.09E+00
-2.17E+00
-2.25E+00
-2.17E+00
-2.17E+00
-2.17E+00
-2.17E+00
-2.17E+00
-2.17E+00
-2.09E+00
-2.17E+00
-2.17E+00
-2.09E+00
-2.09E+00
-2.09E+00
-2.09E+00
-2.09E+00
-2.09E+00
-2.01E+00
-2.01E+00
-2.01E+00
-2.01E+00
-2.01E+00
-2.01E+00
-1.93E+00
-2.01E+00
-1.93E+00
-1.93E+00
-1.93E+00
-2.01E+00
-1.93E+00
-1.93E+00
-1.85E+00
-1.93E+00
-1.85E+00
-1.85E+00
-1.85E+00
-1.85E+00
-1.85E+00
-1.85E+00
-1.77E+00
-1.77E+00
-1.85E+00
-1.77E+00
-1.77E+00
-1.77E+00
-1.77E+00
-1.77E+00
-1.69E+00
-1.69E+00
-1.69E+00
-1.69E+00
-1.77E+00
-1.69E+00
-1.61E+00
-1.61E+00
-1.61E+00
-1.61E+00
-1.61E+00
-1.61E+00
-1.53E+00
-1.53E+00
-1.53E+00
-1.53E+00
-1.53E+00
-1.53E+00
-1.45E+00
-1.45E+00
-1.45E+00
-1.45E+00
-1.45E+00
-1.37E+00
-1.45E+00
-1.45E+00
-1.45E+00
-1.37E+00
-1.37E+00
-1.29E+00
-1.37E+00
-1.37E+00
-1.29E+00
-1.29E+00
-1.29E+00
-1.29E+00
-1.21E+00
-1.21E+00
-1.29E+00
-1.13E+00
-1.13E+00
-1.21E+00
-1.21E+00
-1.13E+00
-1.13E+00
-1.13E+00
-1.05E+00
-1.13E+00
-1.05E+00
-1.13E+00
-1.05E+00
-9.65E-01
-1.05E+00
-9.65E-01
-8.84E-01
-8.84E-01
-8.84E-01
-8.84E-01
-8.84E-01
-8.84E-01
-8.84E-01
-8.84E-01
-8.04E-01
-8.84E-01
-8.84E-01
-7.24E-01
-7.24E-01
-7.24E-01
-7.24E-01
-6.43E-01
-6.43E-01
-7.24E-01
-6.43E-01
-6.43E-01
-5.63E-01
-6.43E-01
-5.63E-01
-5.63E-01
-5.63E-01
-5.63E-01
-4.82E-01
-4.82E-01
-4.82E-01
-4.82E-01
-4.02E-01
-4.82E-01
-4.02E-01
-4.02E-01
-4.02E-01
-4.02E-01
-4.02E-01
-3.22E-01
-3.22E-01
-3.22E-01
-2.41E-01
-2.41E-01
-3.22E-01
-2.41E-01
-8.04E-02
-1.61E-01
-1.61E-01
-1.61E-01
-1.61E-01
-8.04E-02
0.00E+00
0.00E+00
-8.04E-02
0.00E+00
-8.04E-02
0.00E+00
0.00E+00
8.04E-02
8.04E-02
8.04E-02
1.61E-01
1.61E-01
1.61E-01
1.61E-01
1.61E-01
1.61E-01
2.41E-01
2.41E-01
2.41E-01
2.41E-01
3.22E-01
3.22E-01
3.22E-01
3.22E-01
3.22E-01
4.82E-01
4.02E-01
4.02E-01
4.02E-01
4.82E-01
4.82E-01
4.82E-01
4.82E-01
5.63E-01
5.63E-01
5.63E-01
6.43E-01
6.43E-01
6.43E-01
7.24E-01
6.43E-01
6.43E-01
7.24E-01
7.24E-01
7.24E-01
7.24E-01
8.04E-01
8.04E-01
8.04E-01
8.84E-01
8.04E-01
8.04E-01
8.84E-01
8.84E-01
8.84E-01
9.65E-01
1.05E+00
9.65E-01
1.05E+00
1.05E+00
1.13E+00
1.05E+00
1.13E+00
1.13E+00
1.05E+00
1.13E+00
1.13E+00
1.13E+00
1.21E+00
1.21E+00
1.21E+00
1.21E+00
1.21E+00
1.29E+00
1.29E+00
1.29E+00
1.29E+00
1.29E+00
1.37E+00
1.37E+00
1.45E+00
1.45E+00
1.37E+00
1.45E+00
1.45E+00
1.61E+00
1.45E+00
1.61E+00
1.45E+00
1.61E+00
1.61E+00
1.61E+00
1.61E+00
1.69E+00
1.61E+00
1.61E+00
1.69E+00
1.77E+00
1.77E+00
1.69E+00
1.77E+00
1.85E+00
1.77E+00
1.85E+00
1.77E+00
1.93E+00
1.85E+00
1.85E+00
1.85E+00
1.93E+00
1.93E+00
1.93E+00
1.93E+00
1.93E+00
2.01E+00
2.01E+00
2.09E+00
2.01E+00
2.09E+00
2.09E+00
2.09E+00
2.09E+00
2.17E+00
2.17E+00
2.17E+00
2.17E+00
2.17E+00
2.25E+00
2.25E+00
2.25E+00
2.25E+00
2.25E+00
2.33E+00
2.25E+00
2.33E+00
2.33E+00
2.33E+00
2.33E+00
2.33E+00
2.41E+00
2.41E+00
2.49E+00
2.49E+00
2.49E+00
2.49E+00
2.49E+00
2.49E+00
2.57E+00
2.57E+00
2.57E+00
2.57E+00
2.57E+00
2.57E+00
2.57E+00
2.65E+00
2.57E+00
2.65E+00
2.65E+00
2.65E+00
2.65E+00
2.73E+00
2.73E+00
2.65E+00
2.73E+00
2.81E+00
2.81E+00
2.81E+00
2.81E+00
2.81E+00
2.89E+00
2.89E+00
2.81E+00
2.81E+00
2.89E+00
2.89E+00
2.89E+00
2.97E+00
2.89E+00
2.89E+00
2.97E+00
3.06E+00
2.97E+00
2.97E+00
2.97E+00
3.06E+00
3.06E+00
2.97E+00
2.97E+00
2.97E+00
3.06E+00
3.06E+00
3.06E+00
3.14E+00
3.14E+00
3.06E+00
3.14E+00
3.14E+00
3.06E+00
3.14E+00
3.22E+00
3.22E+00
3.22E+00
3.22E+00
3.22E+00
3.30E+00
3.14E+00
3.22E+00
3.22E+00
3.22E+00
3.22E+00
3.30E+00
3.38E+00
3.30E+00
3.30E+00
3.30E+00
3.30E+00
3.38E+00
3.38E+00
3.38E+00
3.38E+00
3.38E+00
3.30E+00
3.46E+00
3.38E+00
3.46E+00
3.38E+00
3.38E+00
3.38E+00
3.38E+00
3.38E+00
3.46E+00
3.46E+00
3.46E+00
3.46E+00
3.46E+00
3.46E+00
3.46E+00
3.46E+00
3.46E+00
3.54E+00
3.54E+00
3.46E+00
3.54E+00
3.46E+00
3.54E+00
3.54E+00
3.54E+00
3.54E+00
3.62E+00
3.62E+00
3.54E+00
3.54E+00
3.54E+00
3.54E+00
3.54E+00
3.62E+00
3.62E+00
3.62E+00
3.62E+00
3.62E+00
3.54E+00
3.54E+00
3.54E+00
3.62E+00
3.62E+00
3.62E+00
3.54E+00
3.62E+00
3.70E+00
3.54E+00
3.62E+00
3.62E+00
3.70E+00
3.54E+00
3.62E+00
3.62E+00
3.62E+00
3.62E+00
3.62E+00
3.62E+00
3.62E+00
3.62E+00
3.62E+00
3.62E+00
3.62E+00
3.54E+00
3.62E+00
3.70E+00
3.62E+00
3.70E+00
3.70E+00
3.62E+00
3.62E+00
3.62E+00
3.62E+00
3.62E+00
3.62E+00
3.70E+00
3.70E+00
3.54E+00
3.62E+00
3.62E+00
3.62E+00
3.54E+00
3.54E+00
3.54E+00
3.62E+00
3.70E+00
3.54E+00
3.62E+00
3.54E+00
3.54E+00
3.62E+00
3.54E+00
3.54E+00
3.54E+00
3.70E+00
3.54E+00
3.62E+00
3.62E+00
3.62E+00
3.62E+00
3.54E+00
3.54E+00
3.62E+00
3.46E+00
3.62E+00
3.62E+00
3.54E+00
3.46E+00
3.54E+00
3.54E+00
3.54E+00
3.46E+00
3.54E+00
3.46E+00
3.46E+00
3.54E+00
3.46E+00
3.38E+00
3.46E+00
3.46E+00
3.46E+00
3.38E+00
3.46E+00
3.46E+00
3.46E+00
3.46E+00
3.38E+00
3.38E+00
3.38E+00
3.38E+00
3.38E+00
3.38E+00
3.38E+00
3.38E+00
3.46E+00
3.30E+00
3.30E+00
3.30E+00
3.30E+00
3.30E+00
3.30E+00
3.30E+00
3.30E+00
3.22E+00
3.22E+00
3.22E+00
3.30E+00
3.22E+00
3.22E+00
3.14E+00
3.22E+00
3.22E+00
3.22E+00
3.22E+00
3.14E+00
3.06E+00
3.14E+00
3.14E+00
3.14E+00
3.06E+00
3.14E+00
3.06E+00
3.14E+00
3.06E+00
3.06E+00
2.97E+00
2.89E+00
3.14E+00
2.97E+00
2.97E+00
2.97E+00
2.97E+00
2.97E+00
2.97E+00
2.97E+00
2.97E+00
2.89E+00
2.97E+00
2.89E+00
2.89E+00
2.89E+00
2.89E+00
2.81E+00
2.81E+00
2.81E+00
2.89E+00
2.73E+00
2.73E+00
2.73E+00
2.73E+00
2.73E+00
2.65E+00
2.73E+00
2.65E+00
2.73E+00
2.65E+00
2.65E+00
2.57E+00
2.57E+00
2.65E+00
2.57E+00
2.65E+00
2.57E+00
2.57E+00
2.49E+00
2.57E+00
2.49E+00
2.49E+00
2.49E+00
2.41E+00
2.49E+00
2.41E+00
2.41E+00
2.49E+00
2.41E+00
2.33E+00
2.33E+00
2.33E+00
2.33E+00
2.33E+00
2.25E+00
2.25E+00
2.25E+00
2.25E+00
2.17E+00
2.25E+00
2.17E+00
2.17E+00
2.09E+00
2.17E+00
2.17E+00
2.17E+00
2.09E+00
2.09E+00
2.09E+00
2.09E+00
2.01E+00
2.01E+00
2.01E+00
2.01E+00
1.93E+00
2.01E+00
1.93E+00
2.01E+00
1.85E+00
1.85E+00
1.85E+00
1.85E+00
1.93E+00
1.85E+00
1.77E+00
1.77E+00
1.77E+00
1.77E+00
1.77E+00
1.69E+00
1.69E+00
1.69E+00
1.61E+00
1.61E+00
1.61E+00
1.61E+00
1.53E+00
1.53E+00
1.53E+00
1.53E+00
1.45E+00
1.45E+00
1.45E+00
1.45E+00
1.45E+00
1.37E+00
1.45E+00
1.45E+00
1.37E+00
1.29E+00
1.37E+00
1.29E+00
1.29E+00
1.29E+00
1.29E+00
1.21E+00
1.21E+00
1.29E+00
1.21E+00
1.21E+00
1.21E+00
1.13E+00
1.13E+00
1.05E+00
1.05E+00
1.13E+00
1.05E+00
1.05E+00
9.65E-01
9.65E-01
9.65E-01
9.65E-01
9.65E-01
8.84E-01
8.84E-01
8.84E-01
8.04E-01
8.84E-01
8.04E-01
7.24E-01
8.04E-01
8.04E-01
7.24E-01
7.24E-01
6.43E-01
7.24E-01
7.24E-01
6.43E-01
5.63E-01
5.63E-01
5.63E-01
5.63E-01
4.82E-01
4.82E-01
4.82E-01
4.82E-01
4.82E-01
4.02E-01
4.02E-01
4.02E-01
4.82E-01
4.02E-01
3.22E-01
4.02E-01
3.22E-01
3.22E-01
2.41E-01
2.41E-01
2.41E-01
1.61E-01
2.41E-01
1.61E-01
1.61E-01
1.61E-01
1.61E-01
1.61E-01
8.04E-02
8.04E-02
8.04E-02
8.04E-02
0.00E+00
0.00E+00
0.00E+00
-8.04E-02
-8.04E-02
-8.04E-02
-8.04E-02
-8.04E-02
-1.61E-01
-1.61E-01
-8.04E-02
-1.61E-01
-1.61E-01
-1.61E-01
-2.41E-01
-2.41E-01
-3.22E-01
-3.22E-01
-3.22E-01
-3.22E-01
-3.22E-01
-4.02E-01
-3.22E-01
-4.02E-01
-4.02E-01
-4.02E-01
-4.82E-01
-4.82E-01
-4.82E-01
-4.82E-01
-4.82E-01
-5.63E-01
-5.63E-01
-5.63E-01
-5.63E-01
-5.63E-01
-6.43E-01
-6.43E-01
-6.43E-01
-6.43E-01
-6.43E-01
-7.24E-01
-6.43E-01
-7.24E-01
-8.04E-01
-7.24E-01
-7.24E-01
-8.04E-01
-8.84E-01
-8.84E-01
-8.04E-01
-8.04E-01
-8.04E-01
-8.84E-01
-9.65E-01
-1.05E+00
-9.65E-01
-1.05E+00
-1.05E+00
-9.65E-01
-1.05E+00
-1.05E+00
-1.05E+00
-1.05E+00
-1.13E+00
-1.21E+00
-1.21E+00
-1.13E+00
-1.13E+00
-1.13E+00
-1.13E+00
-1.21E+00
-1.21E+00
-1.21E+00
-1.21E+00
-1.21E+00
-1.29E+00
-1.29E+00
-1.29E+00
-1.37E+00
-1.29E+00
-1.37E+00
-1.37E+00
-1.37E+00
-1.37E+00
-1.45E+00
-1.37E+00
-1.45E+00
-1.45E+00
-1.53E+00
-1.45E+00
-1.53E+00
-1.45E+00
-1.53E+00
-1.53E+00
-1.53E+00
-1.53E+00
-1.61E+00
-1.61E+00
-1.61E+00
-1.61E+00
-1.61E+00
-1.69E+00
-1.69E+00
-1.69E+00
-1.61E+00
-1.69E+00
-1.69E+00
-1.77E+00
-1.77E+00
-1.69E+00
-1.77E+00
-1.77E+00
-1.85E+00
-1.77E+00
-1.77E+00
-1.85E+00
-1.77E+00
-1.85E+00
-1.77E+00
-1.85E+00
-1.85E+00
-1.85E+00
-1.85E+00
-1.93E+00
-1.85E+00
-1.85E+00
-1.93E+00
-1.93E+00
-1.93E+00
-1.93E+00
-2.01E+00
-1.93E+00
-1.93E+00
-1.93E+00
-2.01E+00
-2.01E+00
-2.01E+00
-2.01E+00
-2.09E+00
-2.09E+00
-2.01E+00
-2.09E+00
-2.01E+00
-2.09E+00
-2.09E+00
-2.17E+00
-2.09E+00
-2.01E+00
-2.09E+00
-2.17E+00
-2.09E+00
-2.17E+00
-2.17E+00
-2.09E+00
-2.25E+00
-2.17E+00
-2.17E+00
-2.17E+00
-2.17E+00
-2.25E+00
-2.17E+00
-2.25E+00
-2.25E+00
-2.25E+00
-2.25E+00
-2.25E+00
-2.33E+00
-2.33E+00
-2.17E+00
-2.25E+00
-2.25E+00
-2.25E+00
-2.25E+00
-2.25E+00
-2.33E+00
-2.33E+00
-2.33E+00
-2.25E+00
-2.25E+00
-2.33E+00
-2.33E+00
-2.33E+00
-2.33E+00
-2.33E+00
-2.33E+00
-2.33E+00
-2.25E+00
-2.41E+00
-2.33E+00
-2.33E+00
-2.33E+00
-2.33E+00
-2.41E+00
-2.41E+00
-2.41E+00
-2.33E+00
-2.33E+00
-2.49E+00
-2.41E+00
-2.33E+00
-2.49E+00
-2.41E+00
-2.41E+00
-2.41E+00
-2.41E+00
-2.41E+00
-2.41E+00
-2.41E+00
-2.41E+00
-2.33E+00
-2.41E+00
-2.41E+00
-2.41E+00
-2.41E+00
-2.41E+00
-2.41E+00
-2.41E+00
-2.41E+00
-2.41E+00
-2.33E+00
-2.49E+00
-2.41E+00
-2.33E+00
-2.41E+00
-2.41E+00
-2.41E+00
-2.41E+00
-2.33E+00
-2.41E+00
-2.41E+00
-2.33E+00
-2.41E+00
-2.41E+00
-2.41E+00
-2.33E+00
-2.33E+00
-2.41E+00
-2.41E+00
-2.41E+00
-2.33E+00
-2.41E+00
-2.33E+00
-2.41E+00
-2.41E+00
-2.33E+00
-2.33E+00
-2.33E+00
-2.33E+00
-2.49E+00
-2.33E+00
-2.41E+00
-2.33E+00
-2.33E+00
-2.33E+00
-2.33E+00
-2.33E+00
-2.41E+00
-2.33E+00
-2.33E+00
-2.33E+00
-2.33E+00
-2.41E+00
-2.25E+00
-2.25E+00
-2.25E+00
-2.25E+00
-2.25E+00
-2.25E+00
-2.25E+00
-2.17E+00
-2.25E+00
-2.25E+00
-2.25E+00
-2.17E+00
-2.25E+00
-2.25E+00
-2.25E+00
-2.17E+00
-2.17E+00
-2.17E+00
-2.25E+00
-2.17E+00
-2.25E+00
-2.17E+00
-2.17E+00
-2.09E+00
-2.17E+00
-2.17E+00
-2.17E+00
-2.01E+00
-2.09E+00
-2.09E+00
-2.09E+00
-2.09E+00
-2.09E+00
-2.09E+00
-2.01E+00
-2.01E+00
-2.09E+00
-2.01E+00
-2.01E+00
-1.93E+00
-2.01E+00
-2.01E+00
-2.01E+00
-2.01E+00
-1.93E+00
-2.01E+00
-2.01E+00
-2.01E+00
-1.93E+00
-1.93E+00
-1.85E+00
-1.93E+00
-1.85E+00
-1.85E+00
-1.85E+00
-1.77E+00
-1.85E+00
-1.77E+00
-1.77E+00
-1.77E+00
-1.77E+00
-1.69E+00
-1.77E+00
-1.77E+00
-1.77E+00
-1.69E+00
-1.69E+00
-1.69E+00
-1.69E+00
-1.69E+00
-1.69E+00
-1.69E+00
-1.61E+00
-1.61E+00
-1.61E+00
-1.61E+00
-1.61E+00
-1.61E+00
-1.53E+00
-1.53E+00
-1.53E+00
-1.45E+00
-1.53E+00
-1.53E+00
-1.53E+00
-1.53E+00
-1.45E+00
-1.45E+00
-1.45E+00
-1.45E+00
-1.37E+00
-1.37E+00
-1.29E+00
-1.37E+00
-1.37E+00
-1.37E+00
-1.29E+00
-1.29E+00
-1.29E+00
-1.29E+00
-1.21E+00
-1.21E+00
-1.21E+00
-1.21E+00
-1.21E+00
-1.13E+00
-1.13E+00
-1.13E+00
-1.13E+00
-1.21E+00
-1.13E+00
-1.05E+00
-1.13E+00
-1.13E+00
-1.05E+00
-1.05E+00
-9.65E-01
-9.65E-01
-9.65E-01
-9.65E-01
-9.65E-01
-8.84E-01
-8.84E-01
-8.84E-01
-8.84E-01
-8.84E-01
-8.04E-01
-8.84E-01
-8.04E-01
-8.84E-01
-8.04E-01
-7.24E-01
-8.04E-01
-7.24E-01
-7.24E-01
-7.24E-01
-7.24E-01
-5.63E-01
-6.43E-01
-6.43E-01
-5.63E-01
-5.63E-01
-5.63E-01
-5.63E-01
-5.63E-01
-5.63E-01
-4.82E-01
-4.02E-01
-4.82E-01
-4.02E-01
-4.02E-01
-4.02E-01
-4.02E-01
-4.82E-01
-4.02E-01
-3.22E-01
-3.22E-01
-3.22E-01
-2.41E-01
-2.41E-01
-2.41E-01
-2.41E-01
-1.61E-01
-2.41E-01
-1.61E-01
-2.41E-01
-2.41E-01
-1.61E-01
-8.04E-02
-8.04E-02
-8.04E-02
-8.04E-02
0.00E+00
0.00E+00
0.00E+00
-8.04E-02
8.04E-02
0.00E+00
1.61E-01
8.04E-02
8.04E-02
1.61E-01
8.04E-02
1.61E-01
2.41E-01
1.61E-01
1.61E-01
2.41E-01
2.41E-01
2.41E-01
2.41E-01
3.22E-01
3.22E-01
3.22E-01
4.02E-01
4.82E-01
4.02E-01
4.82E-01
4.02E-01
5.63E-01
4.82E-01
4.02E-01
4.02E-01
5.63E-01
5.63E-01
5.63E-01
6.43E-01
6.43E-01
6.43E-01
7.24E-01
7.24E-01
7.24E-01
7.24E-01
7.24E-01
7.24E-01
7.24E-01
8.04E-01
8.04E-01
7.24E-01
8.04E-01
8.84E-01
8.84E-01
8.84E-01
9.65E-01
9.65E-01
9.65E-01
9.65E-01
9.65E-01
1.05E+00
1.05E+00
1.05E+00
1.05E+00
1.13E+00
1.13E+00
1.05E+00
1.13E+00
1.13E+00
1.21E+00
1.21E+00
1.21E+00
1.21E+00
1.21E+00
1.21E+00
1.37E+00
1.37E+00
1.29E+00
1.29E+00
1.37E+00
1.37E+00
1.45E+00
1.45E+00
1.45E+00
1.45E+00
1.45E+00
1.45E+00
1.53E+00
1.45E+00
1.53E+00
1.61E+00
1.61E+00
1.61E+00
1.69E+00
1.61E+00
1.69E+00
1.69E+00
1.69E+00
1.69E+00
1.77E+00
1.77E+00
1.77E+00
1.77E+00
1.85E+00
1.85E+00
1.85E+00
1.85E+00
1.85E+00
1.93E+00
1.93E+00
1.93E+00
1.93E+00
1.93E+00
1.93E+00
2.01E+00
2.01E+00
2.01E+00
2.09E+00
2.01E+00
2.09E+00
2.09E+00
2.17E+00
2.17E+00
2.17E+00
2.17E+00
2.17E+00
2.25E+00
2.17E+00
2.25E+00
2.25E+00
2.25E+00
2.25E+00
2.25E+00
2.25E+00
2.33E+00
2.41E+00
2.33E+00
2.33E+00
2.41E+00
2.33E+00
2.41E+00
2.41E+00];
%y=[];

%scatter(x,y,'filled')
%hold on
%scatter(x,y,'filled')
plot(t,x)
%hold on
%plot(t,y)
grid on
xlabel('Voltaje (V)') 
ylabel('Corriente (A)')

%xticks([0 0.45 0.5 0.55 0.6 0.65 0.7 0.75 0.8 1])
%xticklabels({'0','0.45','0.5','0.55','0.6','0.65','0.7','0.75','0.8','1'})
%yticks([0  0.0015 0.006 0.019 0.038 0.06])